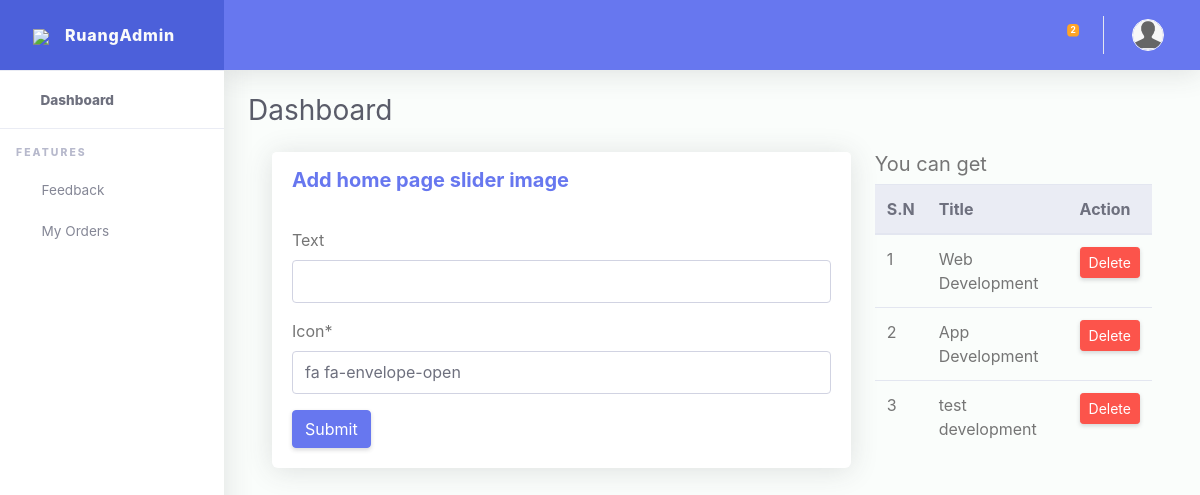
The page /dashboard/add-youcan-get/ on the database its author committed.
### second_app/models.py (models this page shows, shortened)
class HomePageYouGet(models.Model):
    text = models.CharField(max_length=255, null=True, blank=True)
    icon = models.CharField(default="fa fa-envelope-open", max_length=100)

### dashboard_app/views.py (the view)
# urls.py: path('add-youcan-get/', views.add_youcan_get, name='youcan_get'),
def add_youcan_get(request):
    can_get = HomePageYouGet.objects.all()
    if request.method == "POST":
        form = AddYouCanGet(request.POST)
        if form.is_valid():
            form.save()
            messages.success(request, ' Added successfully!')
    else:
        form = AddYouCanGet()
    return render(request, 'dashboard_app/add_you_can_get.html', {"form": form, 'can_get': can_get, })

### dashboard_app/forms.py
class AddYouCanGet(forms.ModelForm):
    class Meta:
        model = HomePageYouGet
        fields = "__all__"

### core/custommodelserver.py (called while the page is built)
def headfoot(request):
    headerr = Header.objects.last()
    context = {
        'headerr':headerr,
    }
    return context

### dashboard_app/custommodel.py (called while the page is built)
def footer(request):
    footer = Footer.objects.last()
    context = {
        'footer':footer
    }
    return context

### templates/dashboard_app/add_you_can_get.html (shortened to what this page needs)
{% extends 'dashboard_base.html' %}
{% load static %}
{% load crispy_forms_tags %}
{% block body_block %}
<div class="container-fluid" id="container-wrapper">
  <div class="row">
    <div class="col-lg-8">
      <div class="card mb-4">
        <div class="card-header py-3 d-flex flex-row align-items-center justify-content-between">
          <h5 class="m-0 font-weight-bold text-primary">Add home page slider image </h5>
        </div>
        <div class="card-body">
          <form method="POST" enctype="multipart/form-data">
            {{ form|crispy }}
            <button type="submit" class="btn btn-primary">Submit</button>
          </form>
        </div>
      </div>
  </div>
  <div class="col-lg-4">
    <h5>You can get</h5>
    <table class="table align-items-center table-flush" id="dataTable">
      <thead class="thead-light">
        <tr>
          <th>S.N</th>
          <th>Title </th>
          <th>Action</th>
        </tr>
      </thead>
      <tbody>
        {% for get in can_get %}
        <tr>
          <td>{{forloop.counter}}</td>
          <td>{{get.text}}</td>
          <td>
            <a href="{% url 'delete_youcan_get' pk=get.id %}" class="btn btn-danger btn-sm">Delete</a>
          </td>
        </tr>
        {% endfor %}
      </tbody>
    </table>
  </div>
</div>
{% endblock %}

### rows shown on the page
HomePageYouGet: text "Web Development"
HomePageYouGet: text "App Development"
HomePageYouGet: text "test development"
